Frame 1 (no input): blank canvas, image omitted
Frame 60 (the mouse pressed at the canvas centre just before this capture): blank canvas, image omitted
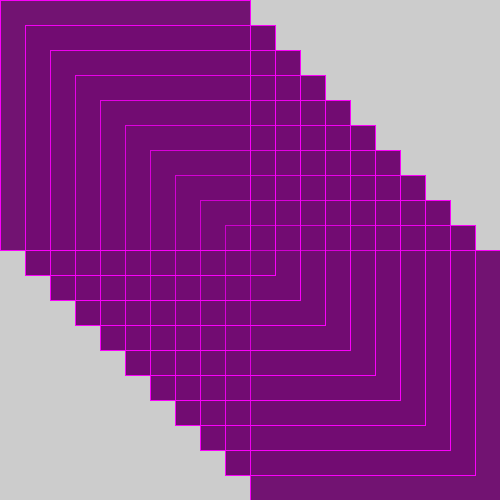
Frame 120 (the mouse held since frame 60 and released just before this capture)

The Processing sketch whose frames 1 and 60 were blank and that drew this single picture after the mouse press (run headless with seeded random() and noise(); from frame 60 on, the mouse is pressed at the canvas centre):

// Processing sketch: processing_142718
// ── processing_142718.pde

void setup() {
  size(500, 500);
}
void draw() {
  fill(100, 0, 100, 10);
  stroke(mouseY, 0, mouseX, 255);
  rect(25, 25, mouseX, mouseY);
  rect(50, 50, mouseX, mouseY);
  rect(75, 75, mouseX, mouseY);
  rect(100, 100, mouseX, mouseY);
  rect(125, 125, mouseX, mouseY);
  rect(150, 150, mouseX, mouseY);
  rect(175, 175, mouseX, mouseY);
  rect(200, 200, mouseX, mouseY);
  rect(225, 225, mouseX, mouseY);
  rect(250, 250, mouseX, mouseY);
  
  rect(475, 475, -mouseX, -mouseY);
  rect(450, 450, -mouseX, -mouseY);
  rect(425, 425, -mouseX, -mouseY);
  rect(400, 400, -mouseX, -mouseY);
  rect(375, 375, -mouseX, -mouseY);
  rect(350, 350, -mouseX, -mouseY);
  rect(325, 325, -mouseX, -mouseY);
  rect(300, 300, -mouseX, -mouseY);
  rect(275, 275, -mouseX, -mouseY);
  rect(250, 250, -mouseX, -mouseY);
  
  
  
}
